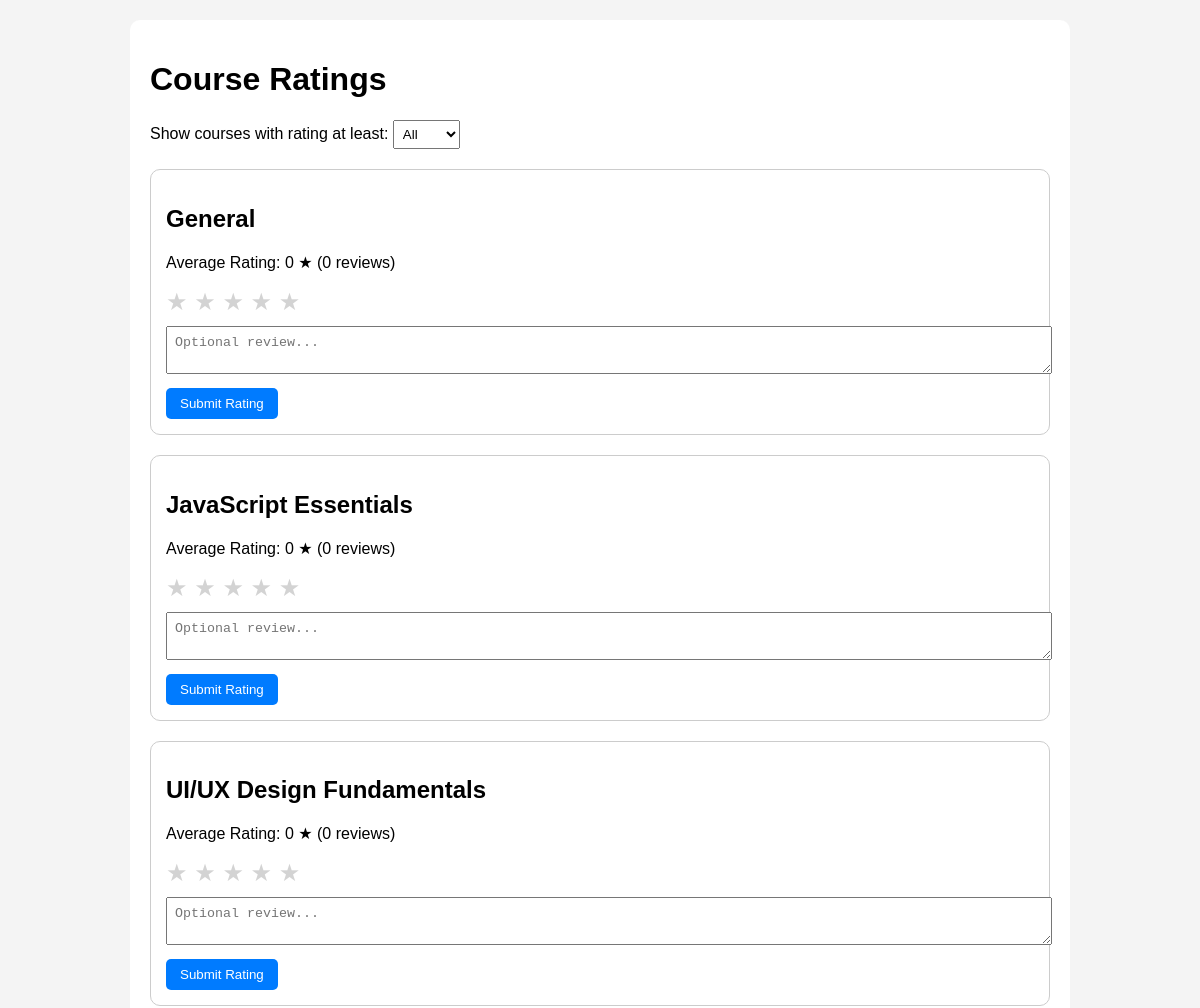
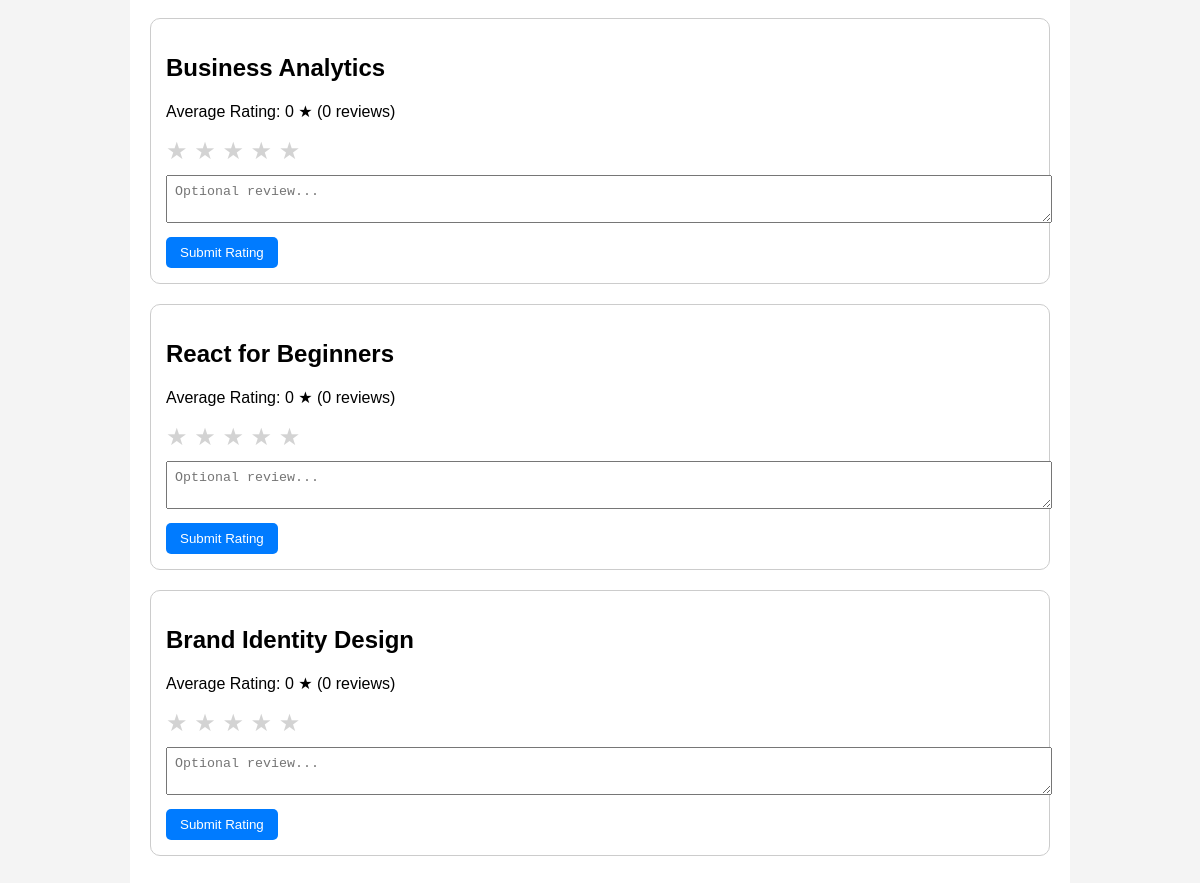
The page /view/course-rating.php on the database its author committed (2 pictures, top to bottom).
### tables this page shows
CREATE TABLE courses (
    id INT AUTO_INCREMENT PRIMARY KEY,
    title VARCHAR(150) NOT NULL,
    category VARCHAR(50) NOT NULL,
    syllabus TEXT,
    duration VARCHAR(50),
    difficulty ENUM('beginner', 'intermediate', 'advanced') DEFAULT 'beginner',
    preview_link VARCHAR(255),
    price DECIMAL(8,2) DEFAULT 0.00,
    is_paid BOOLEAN DEFAULT FALSE,
    instructor_id INT,
    created_at TIMESTAMP DEFAULT CURRENT_TIMESTAMP,
    FOREIGN KEY (instructor_id) REFERENCES users(id)
);

### view/course-rating.php (the view, shortened to what this page needs)
<?php
$conn = new mysqli("localhost", "root", "", "elearning");
$sql = "
    SELECT
        c.id,
        c.title AS name,
        IFNULL(AVG(r.rating), 0) AS rating,
        COUNT(r.id) AS reviews
    FROM courses c
    LEFT JOIN course_ratings r ON c.id = r.course_id
    GROUP BY c.id, c.title
";
$res = $conn->query($sql);
$courses = [];
while ($row = $res->fetch_assoc()) {
    $row['rating'] = round($row['rating'], 1);
    $courses[] = $row;
}
?>
<!DOCTYPE html>
<html lang="en">
<head>
    <link rel="stylesheet" href="course-rating-styles.css">
</head>
<body>
    <div class="container">
        <h1>Course Ratings</h1>
        <label for="ratingFilter">Show courses with rating at least:</label>
        <select id="ratingFilter">
            <option value="0">All</option>
        </select>
        <div id="courseList">
            <?php foreach ($courses as $course): ?>
                <div class="course-card" data-rating="<?= $course['rating'] ?>">
                    <h2><?= htmlspecialchars($course['name']) ?></h2>
                    <p>Average Rating: <?= $course['rating'] ?> ★ (<?= $course['reviews'] ?> reviews)</p>
                    <form action="..controller/courseRatingSupport.php" method="post">
                        <div class="stars">
                            <?php for ($i = 1; $i <= 5; $i++): ?>
                                <span class="star" data-value="<?= $i ?>">&#9733;</span>
                            <?php endfor; ?>
                        </div>
                        <textarea name="review" placeholder="Optional review..."></textarea>
                        <button type="submit">Submit Rating</button>
                    </form>
                </div>
            <?php endforeach; ?>
        </div>
    </div>
</body>
</html>

### view/course-rating-styles.css (style rules this page uses)
body { font-family: Arial, sans-serif; background-color: #f4f4f4; margin: 0; padding: 20px; }
.container { max-width: 900px; margin: auto; background: #fff; padding: 20px; border-radius: 10px; }
.course-card { border: 1px solid #ccc; padding: 15px; border-radius: 10px; margin-bottom: 20px; }
.stars { font-size: 24px; cursor: pointer; }
.star { color: lightgray; transition: color 0.3s; }
textarea { width: 100%; margin-top: 10px; padding: 8px; }
button { margin-top: 10px; background: #007BFF; color: white; padding: 8px 14px; border: none; border-radius: 5px; }
select { margin-bottom: 20px; padding: 5px; }

### rows shown on the page
courses: title "General", rating "0", reviews "0"
courses: title "JavaScript Essentials", rating "0", reviews "0"
courses: title "UI/UX Design Fundamentals", rating "0", reviews "0"
courses: title "Business Analytics", rating "0", reviews "0"
courses: title "React for Beginners", rating "0", reviews "0"
courses: title "Brand Identity Design", rating "0", reviews "0"
